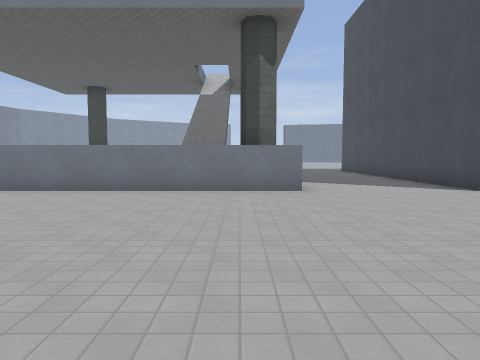
[1] (above)

21 first-person views from a walk through a 3-D level made in the Godot game engine. The camera is 1.5 m above the floor, tilts 4° down and sees 70° across. The floor is counted in squares, 2 m on a side. Each view is taken from the middle of a square. On the plan, view 1 faces up. The plan holds only what a view shows up to about 11 squares ahead; the rest is blank. The place goes on beyond the plan. Flat picture figures and markers are left out. Some surface patterns are stand-ins.

[2]
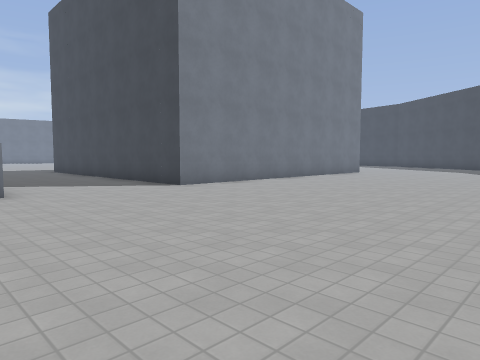

[3]
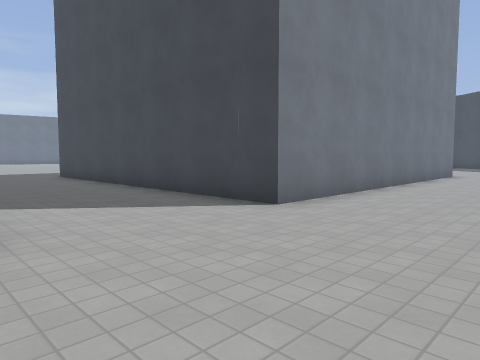

[4]
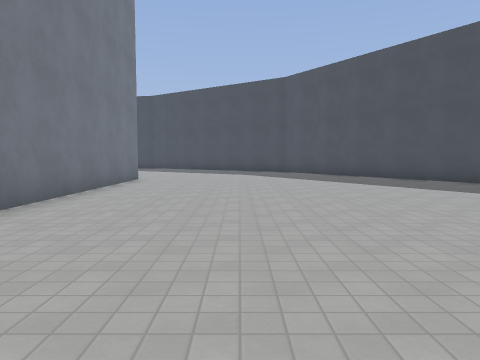

[5]
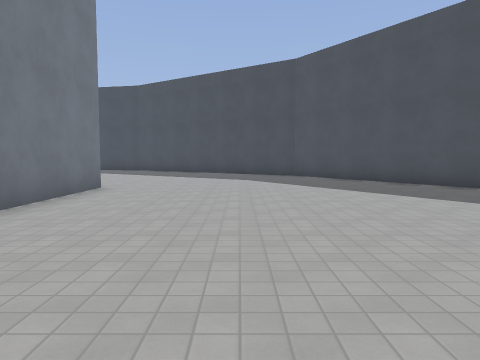

[6]
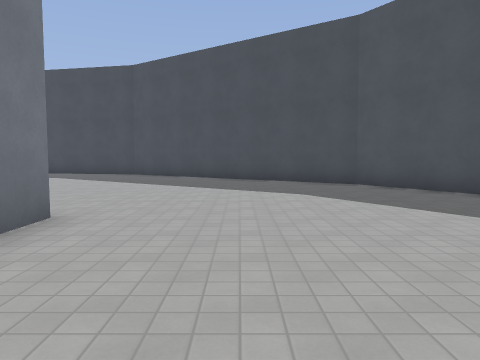

[7]
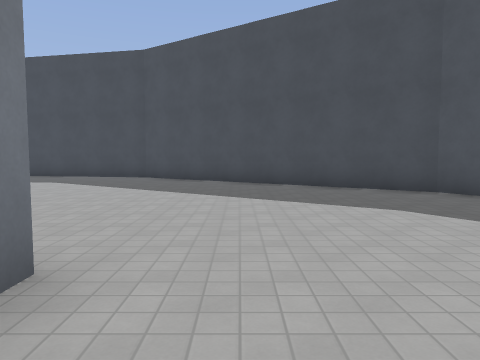

[8]
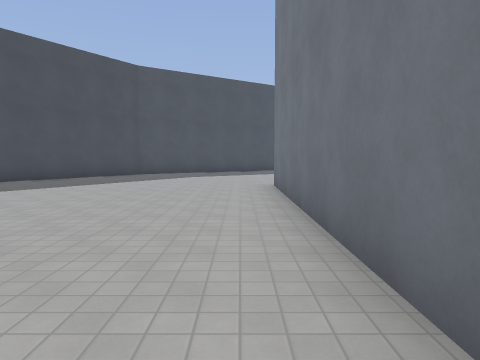

[9]
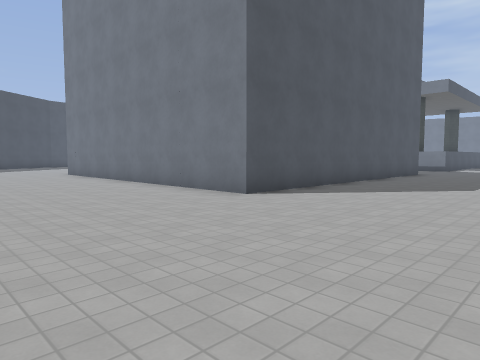

[10]
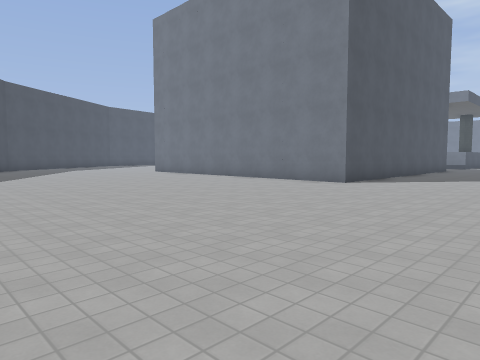

[11]
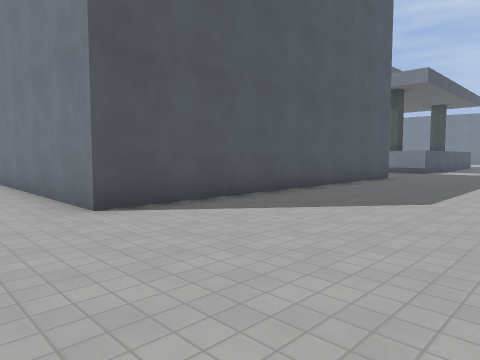

[12]
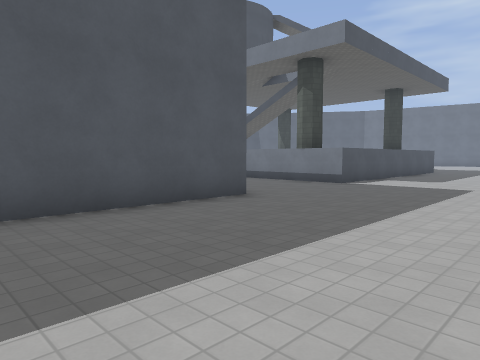

[13]
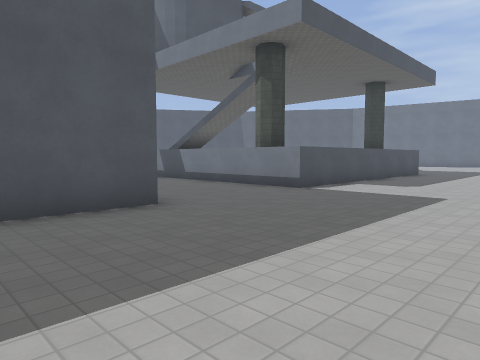

[14]
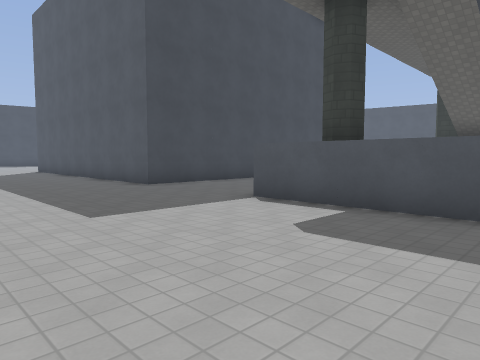

[15]
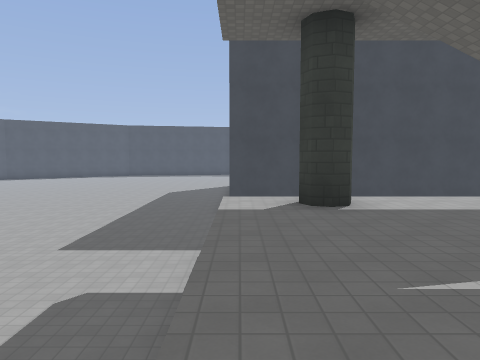

[16]
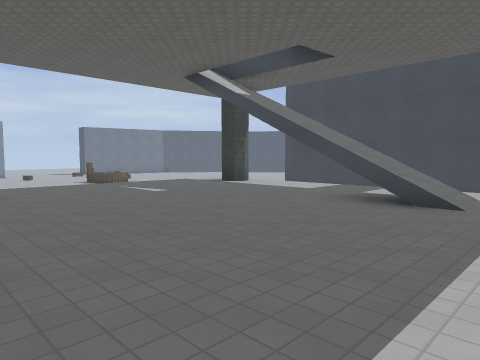

[17]
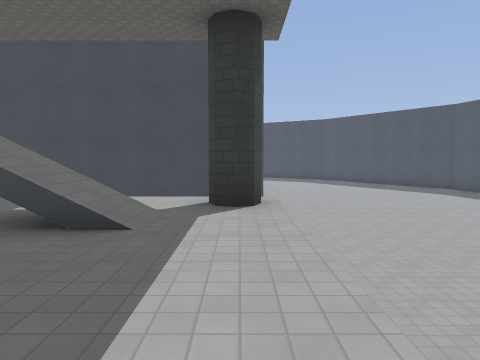

[18]
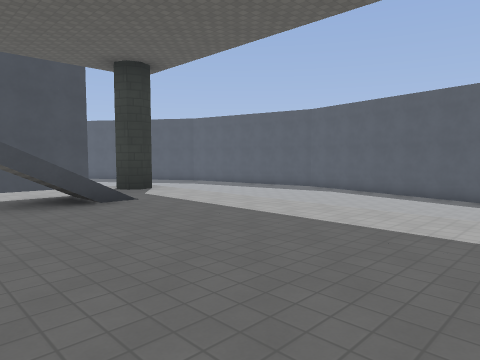

[19]
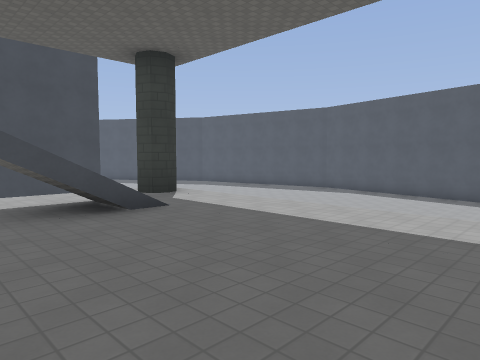

[20]
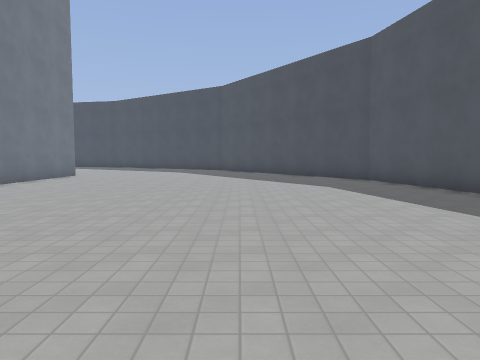

[21]
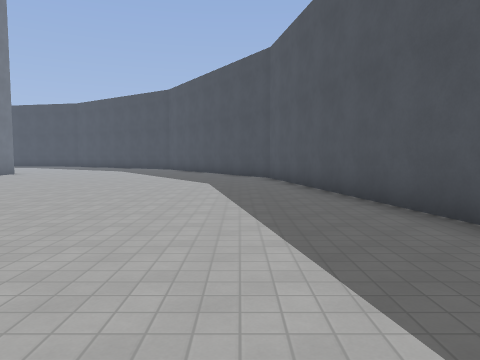

### Floor plan
Key: @ floor where view 1 was taken; # wall or solid block; . main floor; : floor 2 m higher than the main floor; / step, stairs or slope; P pillar.
Columns run from 7 left of view 1 to 24 right of it. Each row starts with its distance up from view 1.
 22     .... .........   ...........
 21     ............................
 20    .............................
 19    .............................
 18     ...........................
 17   :::::::....##########........
 16   :::::P:....#        #........
 15  ::::::::....#        #........
 14  ::::::::....#        #........
 13  ::::::::....#        #.......
 12 :::::::::....#        #.........
 11 ::::::/::....#        #.........
 10 ::::::/::....#        #.........
  9 ::::::/::....#        #.........
  8 :::::::P:....##########.........
  7  ..............................#
  6    ...........................##
  5    ..........................##
  4     .........................#
  3      .......................##
  2      ......................##
  1   ........................##
  0   .... @................###
 -1   ...    ..............##
 -2         ..............##
 -3          ...........###
 -4           .....######
 -5             ####

Positions as (right, up) in squares from view 1, and headings:
1: (0, 0), facing up
2: (0, 0), facing up-right
3: (1, 4), facing up-right
4: (4, 4), facing right
5: (7, 4), facing right
6: (11, 5), facing right
7: (13, 6), facing right
8: (16, 16), facing down
9: (20, 22), facing down-left
10: (24, 22), facing down-left
11: (17, 22), facing down-left
12: (10, 22), facing down-left
13: (8, 22), facing down-left
14: (-3, 22), facing down-right
15: (-5, 17), facing right
16: (-7, 8), facing up-right
17: (-5, 8), facing right
18: (-7, 12), facing down-right
19: (-6, 12), facing down-right
20: (2, 1), facing right
21: (1, -2), facing right
